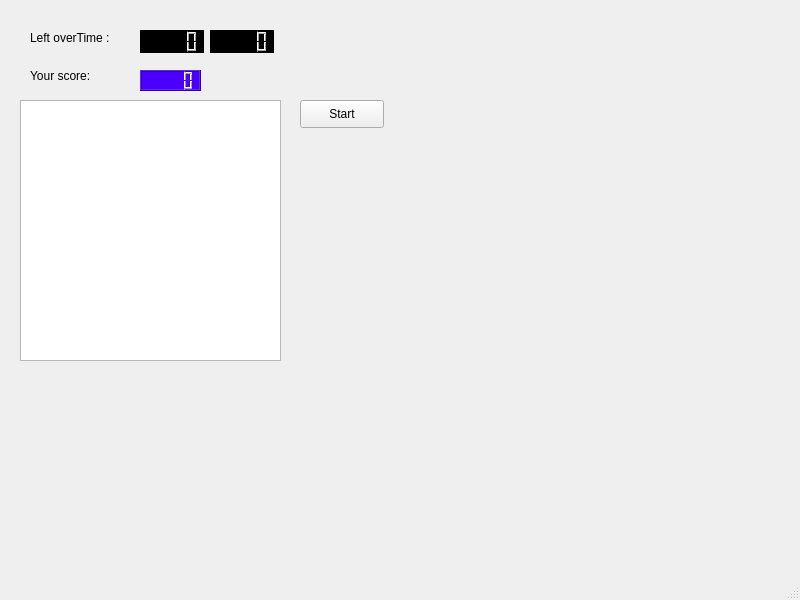
<?xml version="1.0" encoding="UTF-8"?>
<ui version="4.0">
 <class>GameWindow</class>
 <widget class="QMainWindow" name="GameWindow">
  <property name="geometry">
   <rect>
    <x>0</x>
    <y>0</y>
    <width>800</width>
    <height>600</height>
   </rect>
  </property>
  <property name="windowTitle">
   <string>MainWindow</string>
  </property>
  <property name="styleSheet">
   <string notr="true"/>
  </property>
  <widget class="QWidget" name="centralwidget">
   <widget class="QGraphicsView" name="gameView">
    <property name="geometry">
     <rect>
      <x>20</x>
      <y>100</y>
      <width>261</width>
      <height>261</height>
     </rect>
    </property>
    <property name="sizePolicy">
     <sizepolicy hsizetype="MinimumExpanding" vsizetype="MinimumExpanding">
      <horstretch>0</horstretch>
      <verstretch>0</verstretch>
     </sizepolicy>
    </property>
   </widget>
   <widget class="QPushButton" name="startButton">
    <property name="geometry">
     <rect>
      <x>300</x>
      <y>100</y>
      <width>84</width>
      <height>28</height>
     </rect>
    </property>
    <property name="text">
     <string>Start</string>
    </property>
   </widget>
   <widget class="QLCDNumber" name="left_m">
    <property name="geometry">
     <rect>
      <x>140</x>
      <y>30</y>
      <width>64</width>
      <height>23</height>
     </rect>
    </property>
    <property name="styleSheet">
     <string notr="true">background-color:rgb(0, 0, 0);
</string>
    </property>
   </widget>
   <widget class="QLabel" name="left_over_time_label">
    <property name="geometry">
     <rect>
      <x>30</x>
      <y>30</y>
      <width>101</width>
      <height>16</height>
     </rect>
    </property>
    <property name="text">
     <string>Left overTime :</string>
    </property>
   </widget>
   <widget class="QLCDNumber" name="left_s">
    <property name="geometry">
     <rect>
      <x>210</x>
      <y>30</y>
      <width>64</width>
      <height>23</height>
     </rect>
    </property>
    <property name="styleSheet">
     <string notr="true">background-color:rgb(0, 0, 0);</string>
    </property>
   </widget>
   <widget class="QLabel" name="label">
    <property name="geometry">
     <rect>
      <x>30</x>
      <y>60</y>
      <width>101</width>
      <height>31</height>
     </rect>
    </property>
    <property name="text">
     <string>Your score:</string>
    </property>
   </widget>
   <widget class="QLCDNumber" name="score_lcd">
    <property name="geometry">
     <rect>
      <x>140</x>
      <y>70</y>
      <width>61</width>
      <height>21</height>
     </rect>
    </property>
    <property name="styleSheet">
     <string notr="true">background-color: rgb(75, 0, 255);
</string>
    </property>
   </widget>
  </widget>
  <widget class="QMenuBar" name="menubar">
   <property name="geometry">
    <rect>
     <x>0</x>
     <y>0</y>
     <width>800</width>
     <height>22</height>
    </rect>
   </property>
  </widget>
  <widget class="QStatusBar" name="statusbar"/>
 </widget>
 <resources/>
 <connections/>
</ui>
